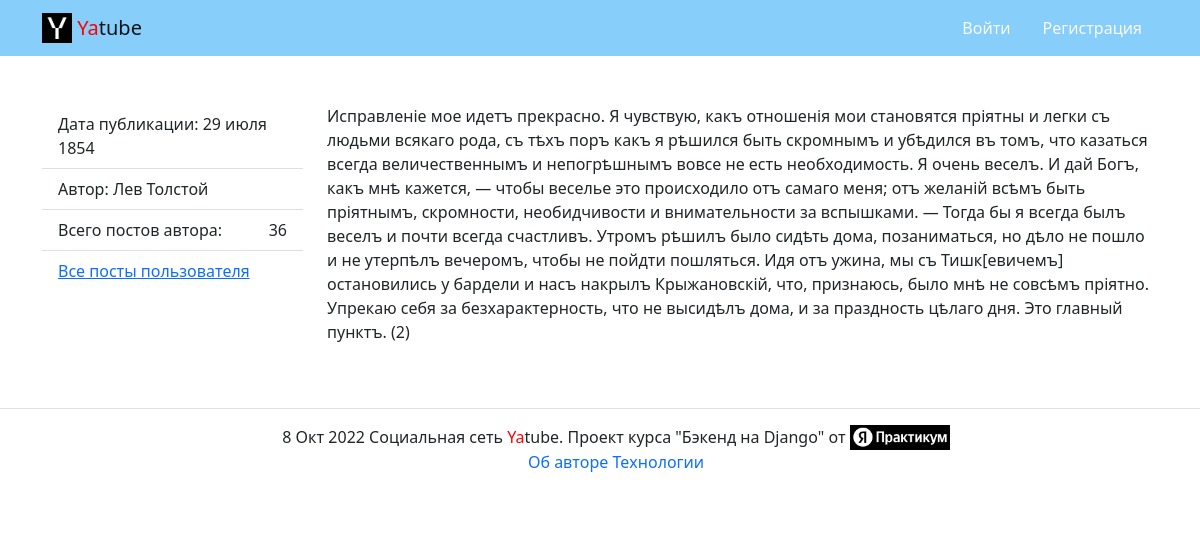
Page /posts/35/ on the committed database.
### posts/models.py (models this page shows, shortened)
class Post(models.Model):
    text = models.TextField(
        verbose_name="Текст поста",
        help_text="Добавьте описание поста"
    )
    pub_date = models.DateTimeField(
        auto_now_add=True,
        verbose_name="Дата публикации"
    )
    author = models.ForeignKey(
        User,
        on_delete=models.CASCADE,
        related_name='posts',
        verbose_name="Автор"
    )
    group = models.ForeignKey(
        Group,
        blank=True,
        null=True,
        related_name='posts',
        on_delete=models.SET_NULL,
        verbose_name="Группа",
        help_text="Укажите группу в которой опубликуется пост"
    )
    image = models.ImageField(
        verbose_name="Картинка",
        help_text="Прикрепите изображение",
        upload_to='posts/',
        blank=True
    )
    class Meta:
        ordering = ('-pub_date',)
        verbose_name = "Статья"
        verbose_name_plural = "Статьи"

### posts/views.py (the view)
# urls.py: path('posts/<int:post_id>/', views.post_detail, name='post_detail'),
def post_detail(request, post_id):
    post = get_object_or_404(
        Post.objects.select_related('author', 'group'), pk=post_id
    )
    context = {
        'post': post,
        'count_post': post.author.posts.count(),
        'form': CommentForm(),
        'comments': post.comments.select_related('author')
    }
    return render(request, 'posts/post_detail.html', context, )

### templates/posts/post_detail.html (shortened to what this page needs)
{% extends 'base.html' %}
{% load thumbnail %}
{% load user_filters %}
{% block content %}
  <div class="row">
    <aside class="col-12 col-md-3">
      <ul class="list-group list-group-flush">
        <li class="list-group-item">
          Дата публикации: {{ post.pub_date|date:"d E Y" }}
        </li>
            <li class="list-group-item">
              Автор: {% if post.author.get_full_name %}{{ post.author.get_full_name }}{% else %}{{ post.author }}{% endif %}
            </li>
            <li class="list-group-item d-flex justify-content-between align-items-center">
              Всего постов автора:  <span >{{ count_post }}</span>
        </li>
        <li class="list-group-item">
          <a href="{% url 'posts:profile' post.author.username %}">Все посты пользователя</a>
        </li>
      </ul>
    </aside>
    <article class="col-12 col-md-9">
      <p>{{ post.text }}</p>
    </article>
  </div>
{% endblock %}

### rows in the picture
Post: pub_date "29 июля 1854", author.get_full_name "Лев Толстой", text "Исправленіе мое идетъ прекрасно. Я чувствую, какъ отношенія мои становятся пріятны и легки съ людьми всякаго рода, съ тѣхъ поръ какъ я рѣшился быть скромнымъ и убѣдился въ томъ, что казаться всегда величественнымъ и непогрѣшнымъ вовсе не есть необходимость. Я очень веселъ. И дай Богъ, какъ мнѣ кажется, — чтобы веселье это происходило отъ самаго меня; отъ желаній всѣмъ быть пріятнымъ, скромности, необидчивости и внимательности за вспышками. — Тогда бы я всегда былъ веселъ и почти всегда счастливъ. Утромъ рѣшилъ было сидѣть дома, позаниматься, но дѣло не пошло и не утерпѣлъ вечеромъ, чтобы не пойдти пошляться. Идя отъ ужина, мы съ Тишк[евичемъ] остановились у бардели и насъ накрылъ…"

### other values in the picture
{{ count_post }} "36"
